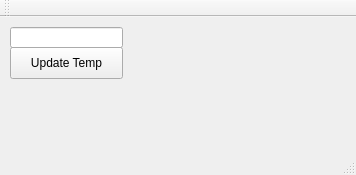
<?xml version="1.0" encoding="UTF-8"?>
<ui version="4.0">
 <class>MainWindow</class>
 <widget class="QMainWindow" name="MainWindow">
  <property name="geometry">
   <rect>
    <x>0</x>
    <y>0</y>
    <width>356</width>
    <height>175</height>
   </rect>
  </property>
  <property name="windowTitle">
   <string>Temperature Widget</string>
  </property>
  <widget class="QWidget" name="centralWidget">
   <widget class="QPushButton" name="updateButton">
    <property name="geometry">
     <rect>
      <x>10</x>
      <y>30</y>
      <width>113</width>
      <height>32</height>
     </rect>
    </property>
    <property name="text">
     <string>Update Temp</string>
    </property>
   </widget>
   <widget class="QLineEdit" name="tempEdit">
    <property name="geometry">
     <rect>
      <x>10</x>
      <y>10</y>
      <width>113</width>
      <height>21</height>
     </rect>
    </property>
   </widget>
   <widget class="QLabel" name="tempLabel">
    <property name="geometry">
     <rect>
      <x>140</x>
      <y>10</y>
      <width>151</width>
      <height>101</height>
     </rect>
    </property>
    <property name="text">
     <string/>
    </property>
   </widget>
  </widget>
  <widget class="QMenuBar" name="menuBar">
   <property name="geometry">
    <rect>
     <x>0</x>
     <y>0</y>
     <width>356</width>
     <height>22</height>
    </rect>
   </property>
  </widget>
  <widget class="QToolBar" name="mainToolBar">
   <attribute name="toolBarArea">
    <enum>TopToolBarArea</enum>
   </attribute>
   <attribute name="toolBarBreak">
    <bool>false</bool>
   </attribute>
  </widget>
  <widget class="QStatusBar" name="statusBar"/>
 </widget>
 <layoutdefault spacing="6" margin="11"/>
 <resources/>
 <connections/>
</ui>
